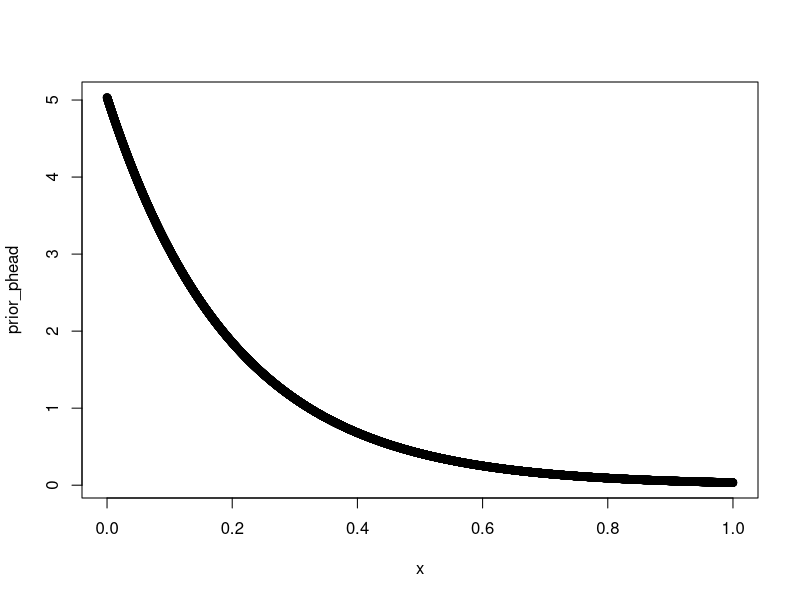
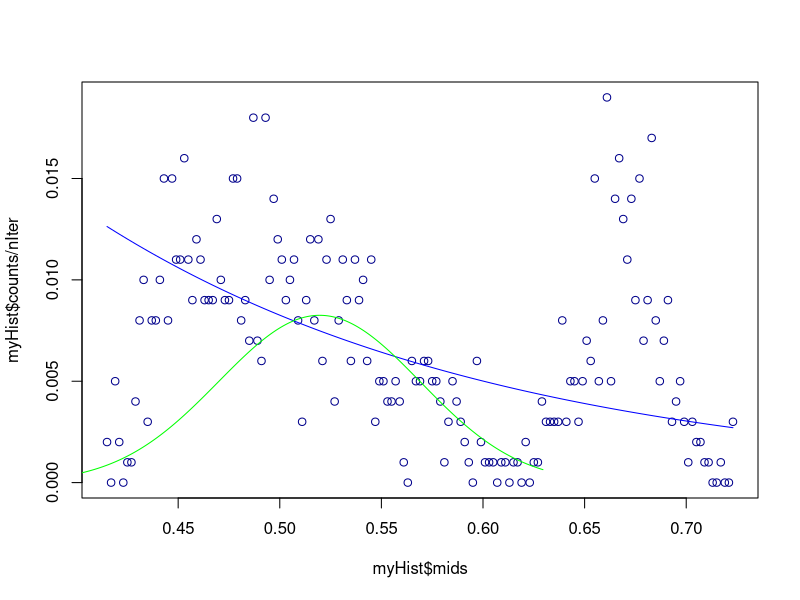
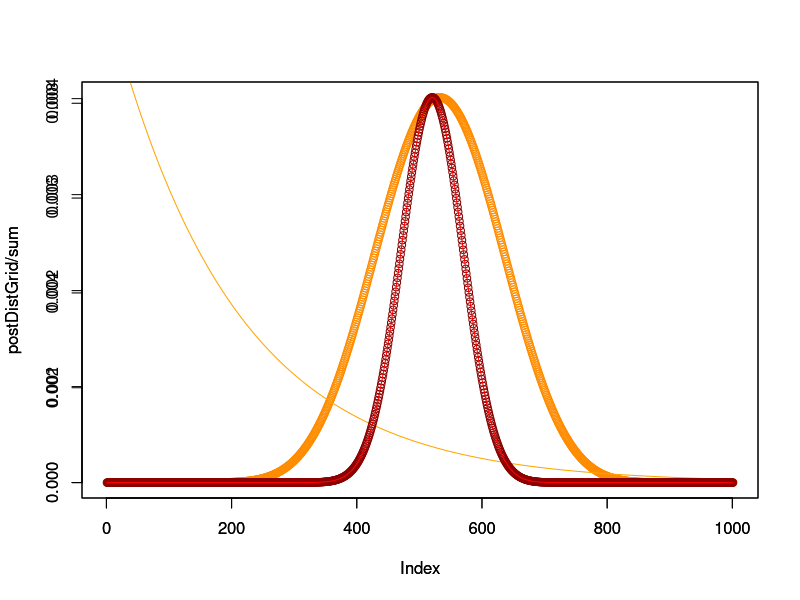
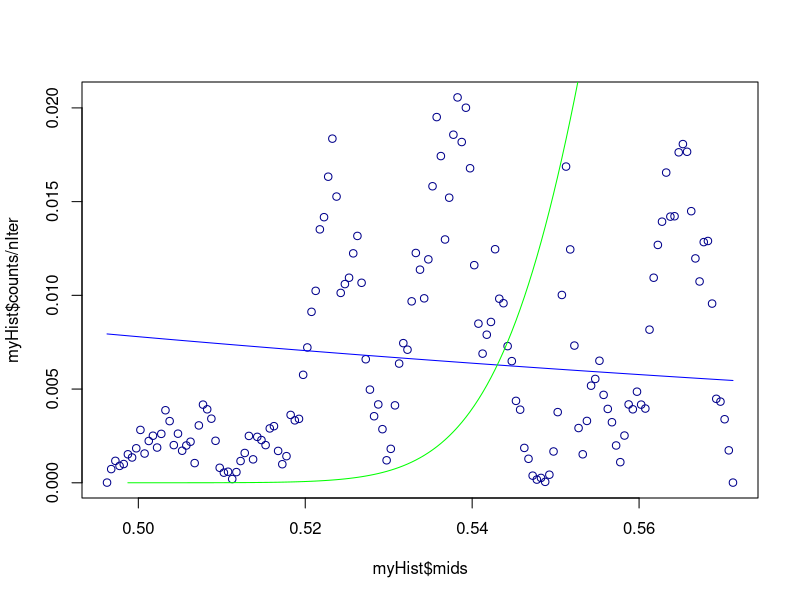
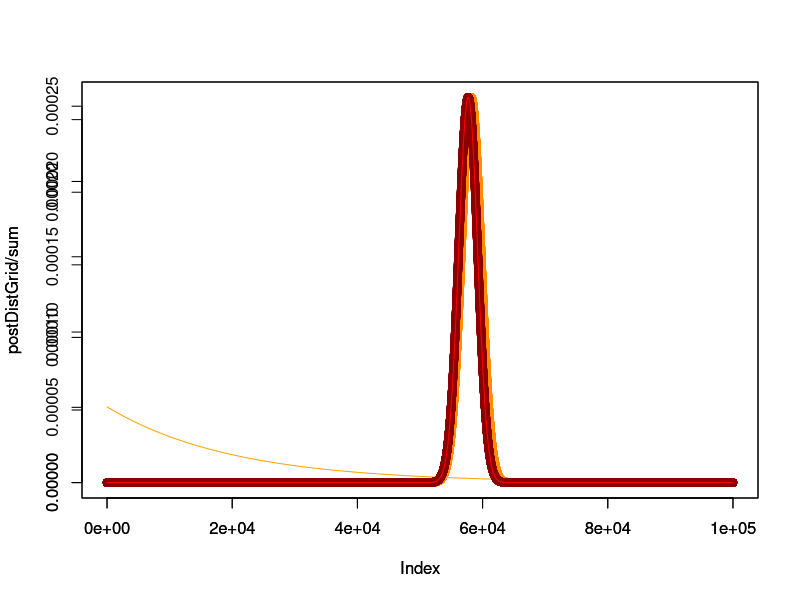

R code for these plots, in order:
## ---- chunk 1
rm(list = ls())
x = seq(0,1, 0.0001)

prior_phead = vector()

for (i in 1:length(x)) {
  if (x[i]>=0 && x[i]<=1){
    prior_phead[i] = dexp(x[i], rate = 5)/0.9932621
  }
  else{
    prior_phead[i] = 0
  }
}

plot(x, prior_phead)

## ---- chunk 2
#-----------------------------------------------------------------------
#                     The Metropolis algorithm
#-----------------------------------------------------------------------
rm(list = ls())
piOld = 0.5

nIter = 1000
postDistMetro = vector(length = nIter)

for (i in 1:nIter) {
  
  pOld = (dexp(piOld, rate=5)/0.9932621) * dbinom(14,24, piOld)
  
  piNew = piOld + rnorm(1,0,sd=0.01)
  
  if (piNew > 1) {piNew=1}
  else if (piNew <0) {piNew=0}
  
  pNew = (dexp(piNew, rate=5)/0.9932621) * dbinom(14,24, piNew)
  
  ratio = pNew/pOld
  
  if (ratio >1 || ratio >= runif(1)){
    piOld = piNew
  }
  
  postDistMetro[i] = piOld
}

myHist = hist(postDistMetro, breaks =200, plot=FALSE)
plot(myHist$mids, myHist$counts/nIter, col='darkblue')
dexpsum = sum(dexp(myHist$mids, rate=5)/0.9932621)
lines(myHist$mids, (dexp(myHist$mids, rate=5)/0.9932621)/dexpsum, col='blue')

#-----------------------------------------------------------------------
#                     Compare Metropolis with prior beta(40,40)
#-----------------------------------------------------------------------

piOld = 0.5

nIter = 1000
postDistMetro = vector(length = nIter)

for (i in 1:nIter) {
  
  pOld = dbeta(piOld, 40, 40) * dbinom(14,24, piOld)
  
  piNew = piOld + rnorm(1,0,sd=0.01)
  
  if (piNew > 1) {piNew=1}
  else if (piNew <0) {piNew=0}
  
  pNew = dbeta(piNew, 40, 40) * dbinom(14,24, piNew)
  
  ratio = pNew/pOld
  
  if (ratio >1 || ratio >= runif(1)){
    piOld = piNew
  }
  
  postDistMetro[i] = piOld
}

myHist = hist(postDistMetro, breaks =200, plot=FALSE)
par(new=TRUE)
# plot(myHist$mids, myHist$counts/nIter, col='lightgreen')
dexpsum = sum(dbeta(myHist$mids, 40+14, 40+10))
lines(myHist$mids, dbeta(myHist$mids, 40+14, 40+10)/dexpsum, col='green')

## ---- chunk 3
#-----------------------------------------------------------------------
#                     Grid approximation
#-----------------------------------------------------------------------
rm(list = ls())
numBreaks = 1000
postDistGrid = vector(length = numBreaks)
xVals = seq(0,1, 1/numBreaks)

i = 1
sum = 0
for (x in xVals) {
  
  postDistGrid[i] = (dexp(x, rate=5)/0.9932621) * dbinom(14, 24,x)
  sum = sum + postDistGrid[i]
  i = i+1
  
}

plot(postDistGrid / sum, col='darkorange')
lines((dexp(xVals, rate=5)/0.9932621)/sum(dexp(xVals, rate=5)/0.9932621), col='orange')

#-----------------------------------------------------------------------
#                     Compare Grid with prior beta(40,40)
#-----------------------------------------------------------------------

numBreaks = 1000
postDistGrid = vector(length = numBreaks)
xVals = seq(0,1, 1/numBreaks)

i = 1
sum = 0
for (x in xVals) {
  
  postDistGrid[i] = dbeta(x, 40, 40) * dbinom(14, 24,x)
  sum = sum + postDistGrid[i]
  i = i+1
  
}

par(new=TRUE)
plot(postDistGrid / sum, col='darkred')
lines(dbeta(xVals, 40+14, 40+10)/sum(dbeta(xVals, 40+14, 40+10)), col='red')

## ---- chunk 4
#-----------------------------------------------------------------------
#                     The Metropolis algorithm
#-----------------------------------------------------------------------
rm(list = ls())
piOld = 0.5

nIter = 100000
postDistMetro = vector(length = nIter)

for (i in 1:nIter) {
  
  pOld = (dexp(piOld, rate=5)/0.9932621) * dbinom(583,1000, piOld)
  
  piNew = piOld + rnorm(1,0,sd=0.0001)
  
  if (piNew > 1) {piNew=1}
  else if (piNew <0) {piNew=0}
  
  pNew = (dexp(piNew, rate=5)/0.9932621) * dbinom(583,1000, piNew)
  
  ratio = pNew/pOld
  
  if (ratio >1 || ratio >= runif(1)){
    piOld = piNew
  }
  
  postDistMetro[i] = piOld
}

myHist = hist(postDistMetro, breaks =200, plot=FALSE)
plot(myHist$mids, myHist$counts/nIter, col='darkblue')
dexpsum = sum(dexp(myHist$mids, rate=5)/0.9932621)
lines(myHist$mids, (dexp(myHist$mids, rate=5)/0.9932621)/dexpsum, col='blue')

#-----------------------------------------------------------------------
#                     Compare Metropolis with prior beta(40,40)
#-----------------------------------------------------------------------

piOld = 0.5

nIter = 100000
postDistMetro = vector(length = nIter)

for (i in 1:nIter) {
  
  pOld = dbeta(piOld, 40, 40) * dbinom(583,1000, piOld)
  
  piNew = piOld + rnorm(1,0,sd=0.0001)
  
  if (piNew > 1) {piNew=1}
  else if (piNew <0) {piNew=0}
  
  pNew = dbeta(piNew, 40, 40) * dbinom(583,1000, piNew)
  
  ratio = pNew/pOld
  
  if (ratio >1 || ratio >= runif(1)){
    piOld = piNew
  }
  
  postDistMetro[i] = piOld
}

myHist = hist(postDistMetro, breaks =200, plot=FALSE)
par(new=TRUE)
# plot(myHist$mids, myHist$counts/nIter, col='lightgreen')
dexpsum = sum(dbeta(myHist$mids, 40+583, 40+417))
lines(myHist$mids, dbeta(myHist$mids, 40+583, 40+417)/dexpsum, col='green')
## ---- chunk 5
#-----------------------------------------------------------------------
#                     Grid approximation
#-----------------------------------------------------------------------
rm(list = ls())
numBreaks = 100000
postDistGrid = vector(length = numBreaks)
xVals = seq(0,1, 1/numBreaks)

i = 1
sum = 0
for (x in xVals) {
  
  postDistGrid[i] = (dexp(x, rate=5)/0.9932621) * dbinom(583, 1000,x)
  sum = sum + postDistGrid[i]
  i = i+1
  
}

plot(postDistGrid / sum, col='darkorange')
lines((dexp(xVals, rate=5)/0.9932621)/sum(dexp(xVals, rate=5)/0.9932621), col='orange')

#-----------------------------------------------------------------------
#                     Compare Grid with prior beta(40,40)
#-----------------------------------------------------------------------

numBreaks = 100000
postDistGrid = vector(length = numBreaks)
xVals = seq(0,1, 1/numBreaks)

i = 1
sum = 0
for (x in xVals) {
  
  postDistGrid[i] = dbeta(x, 40, 40) * dbinom(583, 1000,x)
  sum = sum + postDistGrid[i]
  i = i+1
  
}

par(new=TRUE)
plot(postDistGrid / sum, col='darkred')
lines(dbeta(xVals, 40+583, 40+417)/sum(dbeta(xVals, 40+583, 40+417)), col='red')
